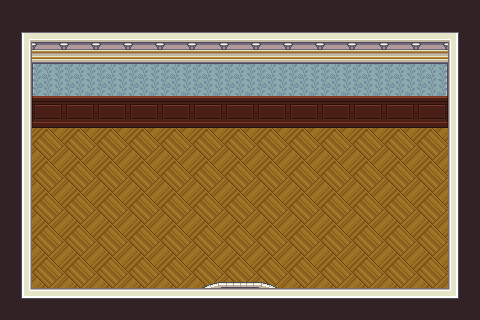

A 2D game scene composited from a Tiled map and its tileset images. What follows is a short description and the map's XML, with every tile layer's data as written:
An orthogonal 15x10 tile map with 32x32 px tiles, 3 tile layers (Background Solid, Floors and Walls, Doors) and 2 objects (elevator, spawn).

<map version="1.10" tiledversion="1.12.2" orientation="orthogonal" renderorder="right-down" width="15" height="10" tilewidth="32" tileheight="32" infinite="0" nextlayerid="6" nextobjectid="3">
 <tileset firstgid="153" source="default_room_interiors.tsx" />
 <layer id="1" name="Background Solid" width="15" height="10">
  <data encoding="csv">
459,459,459,459,459,459,459,459,459,459,459,459,459,459,459,
459,459,459,459,459,459,459,459,459,459,459,459,459,459,459,
459,459,459,459,459,459,459,459,459,459,459,459,459,459,459,
459,459,459,459,459,459,459,459,459,459,459,459,459,459,459,
459,459,459,459,459,459,459,459,459,459,459,459,459,459,459,
459,459,459,459,459,459,459,459,459,459,459,459,459,459,459,
459,459,459,459,459,459,459,459,459,459,459,459,459,459,459,
459,459,459,459,459,459,459,459,459,459,459,459,459,459,459,
459,459,459,459,459,459,459,459,459,459,459,459,459,459,459,
459,459,459,459,459,459,459,459,459,459,459,459,459,459,459
</data>
 </layer>
 <layer id="2" name="Floors and Walls" width="15" height="10">
  <data encoding="csv">
0,0,0,0,0,0,0,0,0,0,0,0,0,0,0,
175,194,194,194,194,194,194,194,194,194,194,194,194,194,176,
199,217,218,218,218,218,218,218,218,218,218,218,218,219,200,
199,241,242,242,242,242,242,242,242,242,242,242,242,243,200,
199,172,172,172,172,172,172,172,172,172,172,172,172,172,200,
199,172,172,172,172,172,172,172,172,172,172,172,172,172,200,
199,172,172,172,172,172,172,172,172,172,172,172,172,172,200,
199,172,172,172,172,172,172,172,172,172,172,172,172,172,200,
199,172,172,172,172,172,172,172,172,172,172,172,172,172,200,
223,170,170,170,170,170,170,170,170,170,170,170,170,170,224
</data>
 </layer>
 <layer id="3" name="Doors" width="15" height="10">
  <data encoding="csv">
0,0,0,0,0,0,0,0,0,0,0,0,0,0,0,
0,0,0,0,0,0,0,0,0,0,0,0,0,0,0,
0,0,0,0,0,0,0,0,0,0,0,0,0,0,0,
0,0,0,0,0,0,0,0,0,0,0,0,0,0,0,
0,0,0,0,0,0,0,0,0,0,0,0,0,0,0,
0,0,0,0,0,0,0,0,0,0,0,0,0,0,0,
0,0,0,0,0,0,0,0,0,0,0,0,0,0,0,
0,0,0,0,0,0,0,0,0,0,0,0,0,0,0,
0,0,0,0,0,0,434,435,436,0,0,0,0,0,0,
0,0,0,0,0,0,0,0,0,0,0,0,0,0,0
</data>
 </layer>
 <objectgroup id="5" name="Door Objects">
  <object id="1" name="elevator" type="elevator" x="224" y="278" width="32" height="8">
   <properties>
    <property name="display_label" value="Elevator" />
   </properties>
  </object>
 </objectgroup>
 <objectgroup id="4" name="Spawns">
  <object id="2" name="default_room_spawn" type="spawn" x="240" y="240">
   <point />
  </object>
 </objectgroup>
</map>
